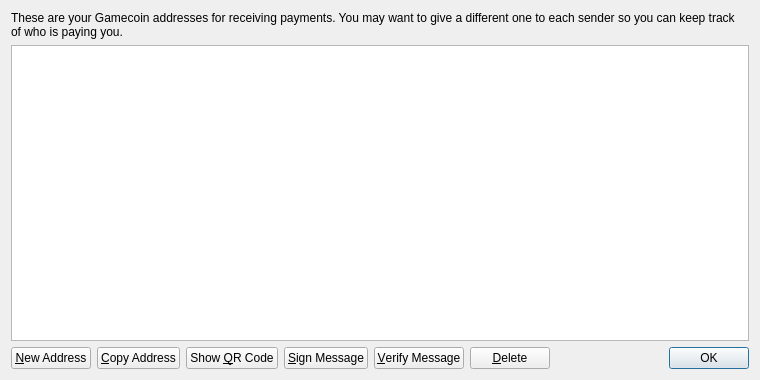
<?xml version="1.0" encoding="UTF-8"?>
<ui version="4.0">
 <class>AddressBookPage</class>
 <widget class="QWidget" name="AddressBookPage">
  <property name="geometry">
   <rect>
    <x>0</x>
    <y>0</y>
    <width>760</width>
    <height>380</height>
   </rect>
  </property>
  <property name="windowTitle">
   <string>Address Book</string>
  </property>
  <layout class="QVBoxLayout" name="verticalLayout">
   <item>
    <widget class="QLabel" name="labelExplanation">
     <property name="text">
      <string>These are your Gamecoin addresses for receiving payments. You may want to give a different one to each sender so you can keep track of who is paying you.</string>
     </property>
     <property name="textFormat">
      <enum>Qt::PlainText</enum>
     </property>
     <property name="wordWrap">
      <bool>true</bool>
     </property>
    </widget>
   </item>
   <item>
    <widget class="QTableView" name="tableView">
     <property name="contextMenuPolicy">
      <enum>Qt::CustomContextMenu</enum>
     </property>
     <property name="toolTip">
      <string>Double-click to edit address or label</string>
     </property>
     <property name="tabKeyNavigation">
      <bool>false</bool>
     </property>
     <property name="alternatingRowColors">
      <bool>true</bool>
     </property>
     <property name="selectionMode">
      <enum>QAbstractItemView::SingleSelection</enum>
     </property>
     <property name="selectionBehavior">
      <enum>QAbstractItemView::SelectRows</enum>
     </property>
     <property name="sortingEnabled">
      <bool>true</bool>
     </property>
     <attribute name="verticalHeaderVisible">
      <bool>false</bool>
     </attribute>
    </widget>
   </item>
   <item>
    <layout class="QHBoxLayout" name="horizontalLayout">
     <item>
      <widget class="QPushButton" name="newAddressButton">
       <property name="toolTip">
        <string>Create a new address</string>
       </property>
       <property name="text">
        <string>&amp;New Address</string>
       </property>
       <property name="icon">
        <iconset resource="../bitcoin.qrc">
         <normaloff>:/icons/add</normaloff>:/icons/add</iconset>
       </property>
      </widget>
     </item>
     <item>
      <widget class="QPushButton" name="copyToClipboard">
       <property name="toolTip">
        <string>Copy the currently selected address to the system clipboard</string>
       </property>
       <property name="text">
        <string>&amp;Copy Address</string>
       </property>
       <property name="icon">
        <iconset resource="../bitcoin.qrc">
         <normaloff>:/icons/editcopy</normaloff>:/icons/editcopy</iconset>
       </property>
      </widget>
     </item>
     <item>
      <widget class="QPushButton" name="showQRCode">
       <property name="text">
        <string>Show &amp;QR Code</string>
       </property>
       <property name="icon">
        <iconset resource="../bitcoin.qrc">
         <normaloff>:/icons/qrcode</normaloff>:/icons/qrcode</iconset>
       </property>
      </widget>
     </item>
     <item>
      <widget class="QPushButton" name="signMessage">
       <property name="toolTip">
        <string>Sign a message to prove you own a Bitcoin address</string>
       </property>
       <property name="text">
        <string>&amp;Sign Message</string>
       </property>
       <property name="icon">
        <iconset resource="../bitcoin.qrc">
         <normaloff>:/icons/edit</normaloff>:/icons/edit</iconset>
       </property>
      </widget>
     </item>
     <item>
      <widget class="QPushButton" name="verifyMessage">
       <property name="toolTip">
        <string>Verify a message to ensure it was signed with a specified Bitcoin address</string>
       </property>
       <property name="text">
        <string>&amp;Verify Message</string>
       </property>
       <property name="icon">
        <iconset resource="../bitcoin.qrc">
         <normaloff>:/icons/transaction_0</normaloff>:/icons/transaction_0</iconset>
       </property>
      </widget>
     </item>
     <item>
      <widget class="QPushButton" name="deleteButton">
       <property name="toolTip">
        <string>Delete the currently selected address from the list. Only sending addresses can be deleted.</string>
       </property>
       <property name="text">
        <string>&amp;Delete</string>
       </property>
       <property name="icon">
        <iconset resource="../bitcoin.qrc">
         <normaloff>:/icons/remove</normaloff>:/icons/remove</iconset>
       </property>
      </widget>
     </item>
     <item>
      <spacer name="horizontalSpacer">
       <property name="orientation">
        <enum>Qt::Horizontal</enum>
       </property>
       <property name="sizeHint" stdset="0">
        <size>
         <width>40</width>
         <height>20</height>
        </size>
       </property>
      </spacer>
     </item>
     <item>
      <widget class="QDialogButtonBox" name="buttonBox">
       <property name="sizePolicy">
        <sizepolicy hsizetype="Maximum" vsizetype="Fixed">
         <horstretch>0</horstretch>
         <verstretch>0</verstretch>
        </sizepolicy>
       </property>
       <property name="standardButtons">
        <set>QDialogButtonBox::Ok</set>
       </property>
      </widget>
     </item>
    </layout>
   </item>
  </layout>
 </widget>
 <resources>
  <include location="../bitcoin.qrc"/>
 </resources>
 <connections/>
</ui>
